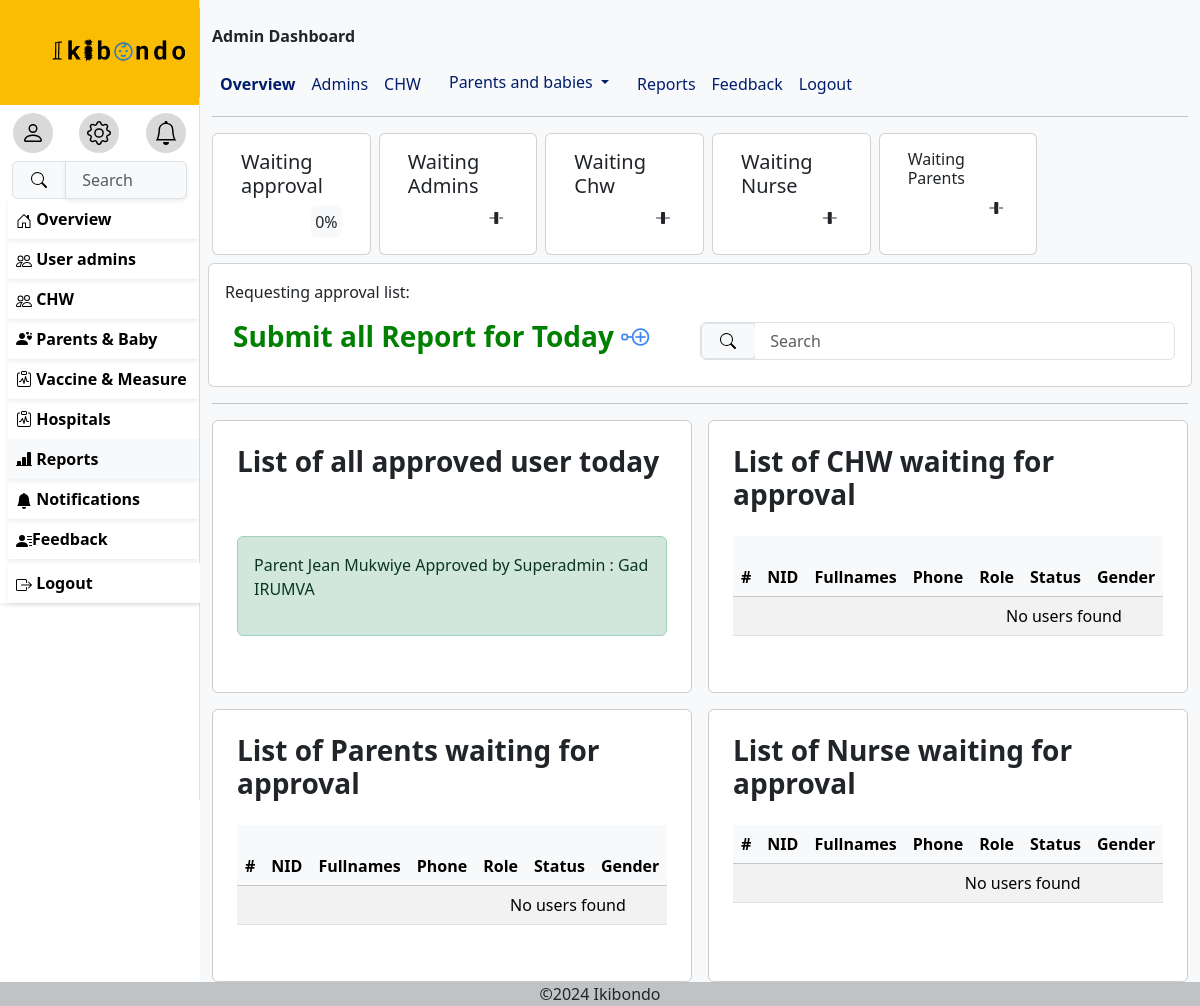
The page /reports (signed in) on the database as committed earlier.
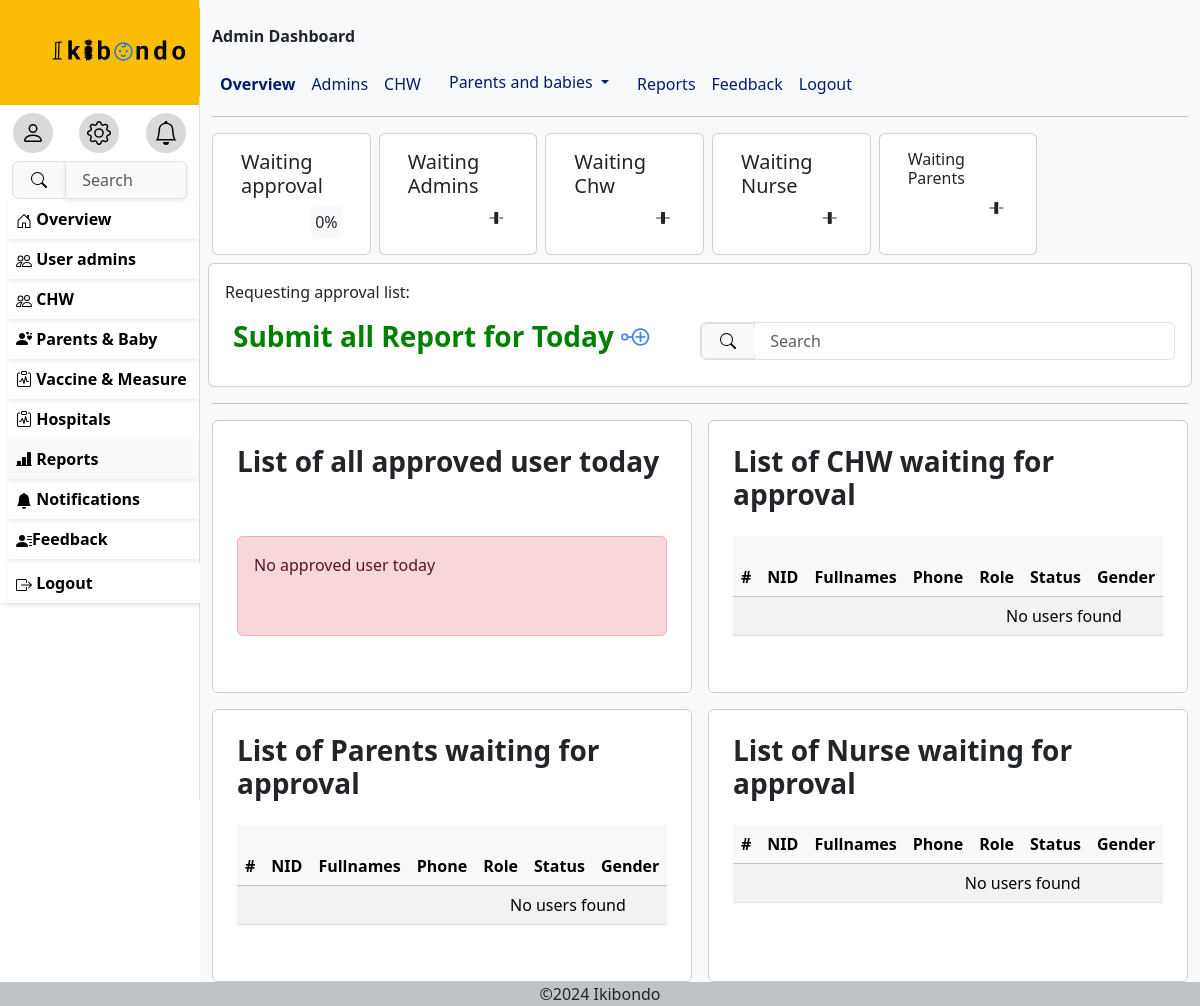
The same page on the database as committed later.
### ikibondoapp/models.py (models this page shows, shortened)
class Approval(models.Model):
    approvers = models.ManyToManyField(
        settings.AUTH_USER_MODEL,
        related_name="approval_approvers",
        help_text="Users who approve",
    )
    approves = models.ManyToManyField(
        settings.AUTH_USER_MODEL,
        related_name="approved_users",
        help_text="Users being approved",
    )
    comment = models.TextField(blank=True, null=True, help_text="Approval comments")
    time_created = models.DateTimeField(default=now, help_text="Time approval was created")
    def __str__(self):
        return f"{', '.join([user.role for user in self.approves.all()])} {', '.join([user.last_name for user in self.approves.all()])} {', '.join([user.first_name for user in self.approves.all()])} Approved by {', '.join([user.role for user in self.approvers.all()])} : {', '.join([user.last_name for user in self.approvers.all()])} {', '.join([user.first_name for user in self.approvers.all()])}"
    class Meta:
        verbose_name = "Approval"
        verbose_name_plural = "Approvals"
        ordering = ["-time_created"]

class Myuser(AbstractUser):
    ROLE_CHOICES = [
        ('Nurse', 'Nurse'),
        ('Superadmin', 'Superadmin'),
        ('Chw', 'Chw'),
        ('Parent', 'Parent'),
    ]
    GENDER_CHOICES = [
        ('Male', 'Male'),
        ('Female', 'Female'),
    ]
    username=None
    phone_number=models.CharField(max_length=10,validators=[
            RegexValidator(
                regex=r'^\d{10}$',
                message="Phone number must be 10 digits long.",
                code='invalid_phone_number'
            )
            ],
        unique=True)
    email=models.EmailField(unique=True,blank=True)
    role=models.CharField(choices=[('Nurse','Nurse'),('Superadmin','Superadmin'),('Chw','Chw'),('Parent','Parent')],max_length=50)
    gender= models.CharField(choices=[('Male','Male'),('Female','Female')],max_length=20)
    Age= models.PositiveIntegerField(null=True,validators=[
            RegexValidator(
                regex=r'^\d{2}$',
                message="age must be 2 digits long.",
                code='invalid_age_value'
            )
            ])
    need_password_change=models.BooleanField(default=True)
    USERNAME_FIELD='phone_number'
    REQUIRED_FIELDS=['email']
    object=CustomUserManager()

### ikibondoapp/views.py (the view)
# urls.py: path('reports',report_view,name='reports'),
@login_required
def report_view(request):
    userapproved=request.user.approval_approvers.all()
    userchw=Myuser.objects.filter(is_active=False,role='Chw')
    usernurse=Myuser.objects.filter(is_active=False,role='Nurse')
    userparent=Myuser.objects.filter(is_active=False,role='Parent')
    return render(request,'reports.html',{'userapproved':userapproved,'user':request.user,'userchw':userchw,'usernurse':usernurse,'userparent':userparent})

### TEMPLATES/reports.html (shortened to what the changed rows need)
{% extends 'base.html' %}
       {% block content%}
             <div class="wrapper">
              <div class="box1">
                <h3><b>List of all approved user today</b></h3>
                {% for i in userapproved%}
                <div class="alert alert-success">{{i}}</div>
                {% empty %}
                <div class="alert alert-danger">No approved user today</div>
                {%endfor%}
              </div>
              <div class="box1">
                <div class="table-responsive ">
                  <table class="table table-striped table-hover ">
                      <thead class="table-light">
                          <th scope="col">#</th>
                          <th scope="col">NID</th>
                          <th scope="col">Fullnames</th>
                          <th scope="col">Phone</th>
                          <th scope="col">Role</th>
                          <th scope="col">Status</th>
                          <th scope="col">Gender</th>
                      </thead>
                   </table>
                </div>
              </div>
             </div>
             <div class="wrapper">
              <div class="box1">
                <div class="table-responsive ">
                  <table class="table table-striped table-hover ">
                      <thead class="table-light">
                          <th scope="col">#</th>
                          <th scope="col">NID</th>
                          <th scope="col">Fullnames</th>
                          <th scope="col">Phone</th>
                          <th scope="col">Role</th>
                          <th scope="col">Status</th>
                          <th scope="col">Gender</th>
                      </thead>
                   </table>
                </div>
              </div>
              <div class="box1">
                <div class="table-responsive ">
                  <table class="table table-striped table-hover ">
                      <thead class="table-light">
                          <th scope="col">#</th>
                          <th scope="col">NID</th>
                          <th scope="col">Fullnames</th>
                          <th scope="col">Phone</th>
                          <th scope="col">Role</th>
                          <th scope="col">Status</th>
                          <th scope="col">Gender</th>
                      </thead>
                   </table>
                </div>
              </div>
             </div>
{%endblock%}

Rows that differ between the two databases and show on the page:
removed Approval: id.first_name "Parent Jean Mukwiye Approved by Superadmin : Gad IRUMVA"
Other text that changed with them:
text now shown: "No approved user today"
